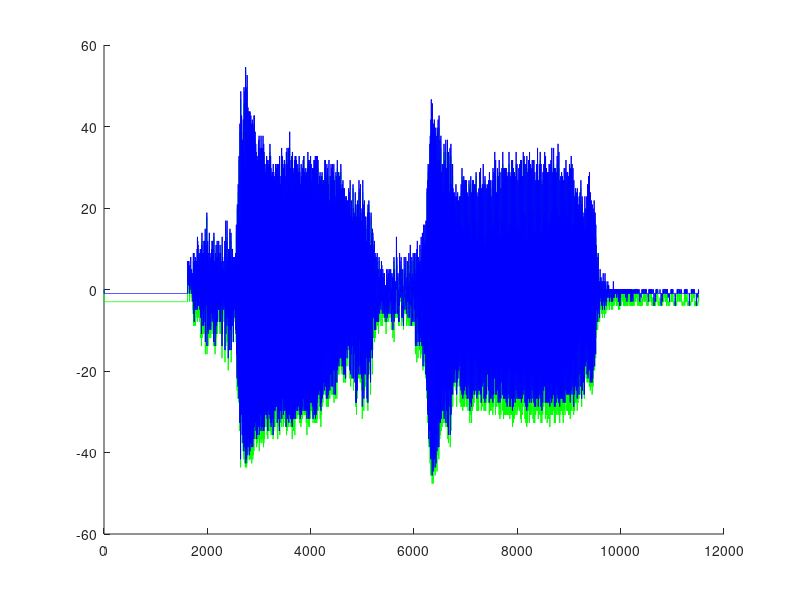

MATLAB code for this plot:
x1 = load("sample_out.dat")/127;
x2 = load("sample_out_round.dat");
x3 = load("sample_out_normal.dat");
%sound(x2);
y1 = [0 x1'] - x2';
y2 = [0 x1'] - x3';
hold on;
plot(y1, 'g')
plot(y2, 'b')
hold off;